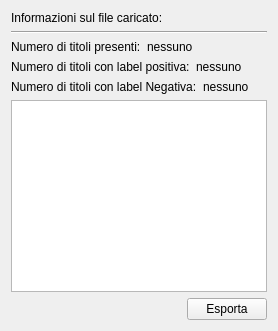
      <widget class="QWidget" name="Data">
       <attribute name="title">
        <string>Data</string>
       </attribute>
       <layout class="QVBoxLayout" name="verticalLayout_2">
        <item>
         <widget class="QLabel" name="label_13">
          <property name="text">
           <string>Informazioni sul file caricato:</string>
          </property>
         </widget>
        </item>
        <item>
         <widget class="Line" name="line_2">
          <property name="orientation">
           <enum>Qt::Horizontal</enum>
          </property>
         </widget>
        </item>
        <item>
         <layout class="QFormLayout" name="formLayout_2">
          <item row="0" column="1">
           <widget class="QLabel" name="label_data_total">
            <property name="text">
             <string>nessuno</string>
            </property>
           </widget>
          </item>
          <item row="0" column="0">
           <widget class="QLabel" name="label_14">
            <property name="text">
             <string>Numero di titoli presenti:</string>
            </property>
           </widget>
          </item>
         </layout>
        </item>
        <item>
         <layout class="QFormLayout" name="formLayout_3">
          <item row="0" column="0">
           <widget class="QLabel" name="label_16">
            <property name="text">
             <string>Numero di titoli con label positiva:</string>
            </property>
           </widget>
          </item>
          <item row="0" column="1">
           <widget class="QLabel" name="label_data_positive">
            <property name="text">
             <string>nessuno</string>
            </property>
           </widget>
          </item>
         </layout>
        </item>
        <item>
         <layout class="QFormLayout" name="formLayout_4">
          <item row="0" column="0">
           <widget class="QLabel" name="label_18">
            <property name="text">
             <string>Numero di titoli con label Negativa:</string>
            </property>
           </widget>
          </item>
          <item row="0" column="1">
           <widget class="QLabel" name="label_19">
            <property name="text">
             <string>nessuno</string>
            </property>
           </widget>
          </item>
         </layout>
        </item>
        <item>
         <widget class="QTableView" name="table_data">
          <property name="sizePolicy">
           <sizepolicy hsizetype="Expanding" vsizetype="Expanding">
            <horstretch>0</horstretch>
            <verstretch>0</verstretch>
           </sizepolicy>
          </property>
         </widget>
        </item>
        <item>
         <layout class="QHBoxLayout" name="horizontalLayout">
          <item>
           <spacer name="horizontalSpacer">
            <property name="orientation">
             <enum>Qt::Horizontal</enum>
            </property>
            <property name="sizeHint" stdset="0">
             <size>
              <width>40</width>
              <height>20</height>
             </size>
            </property>
           </spacer>
          </item>
          <item>
           <widget class="QPushButton" name="data_export">
            <property name="text">
             <string>Esporta</string>
            </property>
           </widget>
          </item>
         </layout>
        </item>
       </layout>
      </widget>
